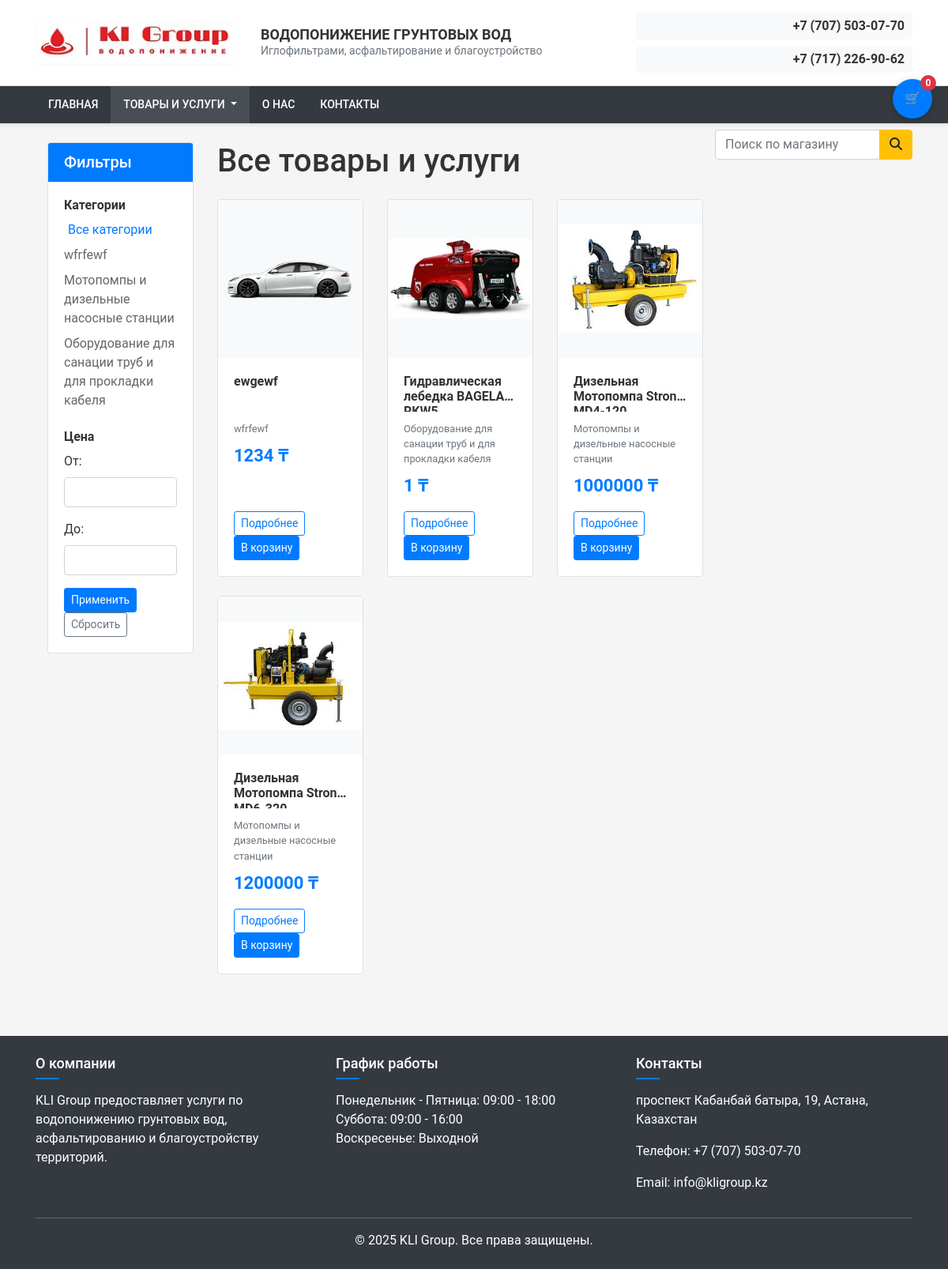
Screenshot of /products/ with the database file from the repository.
### shop/models.py (models this page shows, shortened)
class Category(models.Model):
    name = models.CharField(max_length=100, verbose_name="Название категории")
    slug = models.SlugField(max_length=100, unique=True, verbose_name="URL-slug")
    class Meta:
        verbose_name = "Категория"
        verbose_name_plural = "Категории"
        ordering = ['name']

class Product(models.Model):
    category = models.ForeignKey(Category, related_name='products', on_delete=models.CASCADE, verbose_name="Категория")
    name = models.CharField(max_length=200, verbose_name="Название товара")
    slug = models.SlugField(max_length=200, unique=True, verbose_name="URL-slug")
    image = models.ImageField(upload_to='products/', blank=True, verbose_name="Изображение")
    description = models.TextField(verbose_name="Описание")
    price = models.DecimalField(max_digits=10, decimal_places=0, verbose_name="Цена")
    available = models.BooleanField(default=True, verbose_name="Доступен")
    created = models.DateTimeField(auto_now_add=True, verbose_name="Дата создания")
    updated = models.DateTimeField(auto_now=True, verbose_name="Дата обновления")
    class Meta:
        verbose_name = "Товар"
        verbose_name_plural = "Товары"
        ordering = ['name']
        index_together = (('id', 'slug'),)

### shop/views.py (the view)
# urls.py: path('products/', views.product_list, name='product_list'),
def product_list(request, category_slug=None):
    category = None
    categories = Category.objects.all()
    products = Product.objects.filter(available=True)
    if category_slug:
        category = get_object_or_404(Category, slug=category_slug)
        products = products.filter(category=category)
    form = PriceFilterForm(request.GET)
    if form.is_valid():
        min_price = form.cleaned_data.get('min_price')
        max_price = form.cleaned_data.get('max_price')
        if min_price:
            products = products.filter(price__gte=min_price)
        if max_price:
            products = products.filter(price__lte=max_price)
    context = {
        'category': category,
        'categories': categories,
        'products': products,
        'form': form
    }
    return render(request, 'shop/products.html', context)

### shop/forms.py
class PriceFilterForm(forms.Form):
    min_price = forms.DecimalField(
        label='Мин. цена',
        required=False,
        widget=forms.NumberInput(attrs={'class': 'form-control', 'placeholder': 'От'})
    )
    max_price = forms.DecimalField(
        label='Макс. цена',
        required=False,
        widget=forms.NumberInput(attrs={'class': 'form-control', 'placeholder': 'До'})
    )

### shop/cart.py (called while the page is built)
    def __len__(self):
        return sum(item['quantity'] for item in self.cart.values())

### shop/context_processors.py (called while the page is built)
def categories(request):
    return {
        'categories': Category.objects.all()
    }

def cart(request):
    return {'cart': Cart(request)}

### shop/templates/shop/products.html (shortened to what this page needs)
{% extends "shop/base.html" %}
{% load static %}
{% block content %}
    <div class="row">
        <div class="col-lg-3 mb-4">
            <div class="card">
                <div class="card-header bg-primary text-white">
                    <h5 class="mb-0">Фильтры</h5>
                </div>
                <div class="card-body">
                    <h6 class="sidebar-title">Категории</h6>
                    <ul class="categories-list list-unstyled">
                        <li {% if not category %}class="active"{% endif %}>
                            <a href="{% url 'product_list' %}">Все категории</a>
                        </li>
                        {% for c in categories %}
                            <li {% if category.slug == c.slug %}class="active"{% endif %}>
                                <a href="{% url 'product_list_by_category' c.slug %}">{{ c.name }}</a>
                            </li>
                        {% endfor %}
                    </ul>
                    <h6 class="sidebar-title mt-4">Цена</h6>
                    <form method="get" action="{% if category %}{% url 'product_list_by_category' category.slug %}{% else %}{% url 'product_list' %}{% endif %}">
                        <div class="form-group">
                            <label for="min_price">От:</label>
                            <input type="number" class="form-control" id="min_price" name="min_price" value="{{ form.min_price.value|default:'' }}">
                        </div>
                        <div class="form-group">
                            <label for="max_price">До:</label>
                            <input type="number" class="form-control" id="max_price" name="max_price" value="{{ form.max_price.value|default:'' }}">
                        </div>
                        <button type="submit" class="btn btn-primary btn-sm">Применить</button>
                        <a href="{% if category %}{% url 'product_list_by_category' category.slug %}{% else %}{% url 'product_list' %}{% endif %}" class="btn btn-outline-secondary btn-sm">Сбросить</a>
                    </form>
                </div>
            </div>
        </div>
        <div class="col-lg-9">
            <div class="products-header mb-4">
                <h1 class="products-title">
                    {% if category %}
                        {{ category.name }}
                    {% else %}
                        Все товары и услуги
                    {% endif %}
                </h1>
            </div>
            <div class="row">
                {% for product in products %}
                    <div class="col-md-4 mb-4">
                        <div class="product-card card h-100">
                            <div class="product-img-container">
                                {% if product.image %}
                                    <img src="{{ product.image.url }}" class="card-img-top product-img" alt="{{ product.name }}">
                                {% else %}
                                    <img src="{% static 'img/no-image.png' %}" class="card-img-top product-img" alt="Нет изображения">
                                {% endif %}
                            </div>
                            <div class="card-body d-flex flex-column">
                                <h5 class="card-title product-title">{{ product.name }}</h5>
                                <p class="card-text product-category text-muted small mb-2">{{ product.category.name }}</p>
                                <p class="card-text product-price text-primary font-weight-bold mb-3">{{ product.price }} ₸</p>
                                <div class="mt-auto">
                                    <a href="{% url 'product_detail' product.id product.slug %}" class="btn btn-outline-primary btn-sm mr-2">Подробнее</a>
                                    <form action="{% url 'cart_add' product.id %}" method="post" class="d-inline add-to-cart-form">
                                        <button type="submit" class="btn btn-primary btn-sm">В корзину</button>
                                    </form>
                                </div>
                            </div>
                        </div>
                    </div>
                {% empty %}
                    <div class="col-12">
                        <div class="alert alert-info">
                            По вашему запросу товары не найдены. Попробуйте изменить параметры фильтрации.
                        </div>
                    </div>
                {% endfor %}
            </div>
        </div>
    </div>
{% endblock %}

### static/css/main.css (style rules this page uses)
body { font-family: 'Roboto', Arial, sans-serif; color: #333; background-color: #f5f5f5; }
a { color: #007bff; text-decoration: none; }
.btn-primary { background-color: #007bff; border-color: #007bff; }
.bg-primary { background-color: #007bff !important; }
.product-card { transition: all 0.3s ease; border: 1px solid #dee2e6; overflow: hidden; }
.product-img-container { height: 200px; overflow: hidden; display: flex; align-items: center; justify-content: center; background-color: #f8f9fa; }
.product-img { max-height: 100%; object-fit: contain; transition: all 0.3s ease; }
.product-title { font-size: 16px; font-weight: 600; height: 48px; overflow: hidden; text-overflow: ellipsis; display: -webkit-box; -webkit-line-clamp: 2; -webkit-box-orient: vertical; }
.product-price { font-size: 18px; font-weight: 700; }
.product-price { font-size: 22px; font-weight: 700; color: #007bff; }
.sidebar-title { font-size: 16px; font-weight: 600; color: #333; margin-bottom: 10px; }
.categories-list li { margin-bottom: 8px; }
.categories-list li a { color: #666; transition: all 0.3s ease; }
.categories-list li a:hover, .categories-list li.active a { color: #007bff; text-decoration: none; padding-left: 5px; }

### rows the page displays
Category: name "wfrfewf"
Category: name "Мотопомпы и дизельные насосные станции"
Category: name "Оборудование для санации труб и для прокладки кабеля"
Product: image (picture), name "ewgewf", category.name "wfrfewf", price "1234"
Product: image (picture), name "Гидравлическая лебедка…", category.name "Оборудование для санации труб и для прокладки кабеля", price "1"
Product: image (picture), name "Дизельная Мотопомпа…", category.name "Мотопомпы и дизельные насосные станции", price "1000000"
Product: image (picture), name "Дизельная Мотопомпа…", category.name "Мотопомпы и дизельные насосные станции", price "1200000"

### other values shown
{{ cart|length }} "0"
